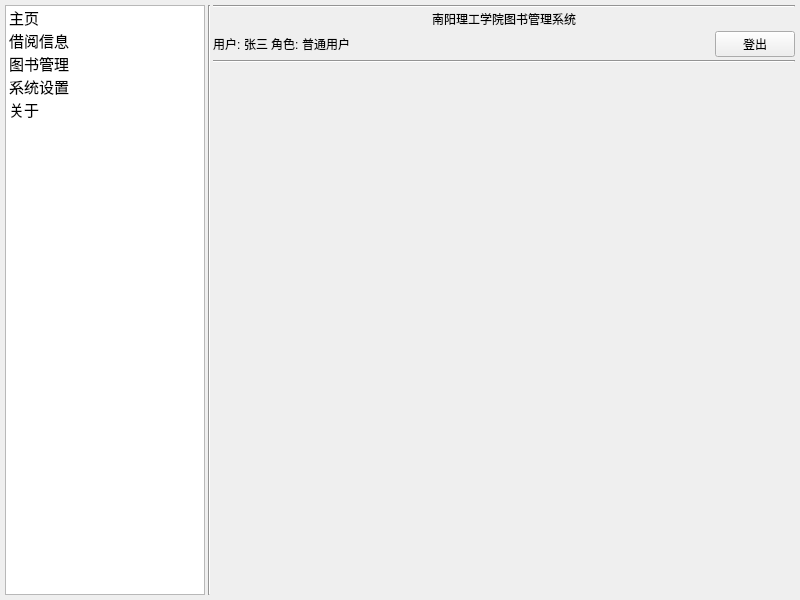
<?xml version="1.0" encoding="UTF-8"?>
<ui version="4.0">
 <class>MainWindow</class>
 <widget class="QMainWindow" name="MainWindow">
  <property name="geometry">
   <rect>
    <x>0</x>
    <y>0</y>
    <width>800</width>
    <height>600</height>
   </rect>
  </property>
  <property name="windowTitle">
   <string>MainWindow</string>
  </property>
  <widget class="QWidget" name="centralwidget">
   <layout class="QGridLayout" name="gridLayout">
    <property name="leftMargin">
     <number>5</number>
    </property>
    <property name="topMargin">
     <number>5</number>
    </property>
    <property name="rightMargin">
     <number>5</number>
    </property>
    <property name="bottomMargin">
     <number>5</number>
    </property>
    <property name="spacing">
     <number>3</number>
    </property>
    <item row="0" column="0">
     <layout class="QHBoxLayout" name="horizontalLayout_2" stretch="0,0,5">
      <item>
       <widget class="QListWidget" name="listWidget">
        <property name="maximumSize">
         <size>
          <width>200</width>
          <height>16777215</height>
         </size>
        </property>
        <property name="font">
         <font>
          <pointsize>11</pointsize>
         </font>
        </property>
        <item>
         <property name="text">
          <string>主页</string>
         </property>
        </item>
        <item>
         <property name="text">
          <string>借阅信息</string>
         </property>
        </item>
        <item>
         <property name="text">
          <string>图书管理</string>
         </property>
        </item>
        <item>
         <property name="text">
          <string>系统设置</string>
         </property>
        </item>
        <item>
         <property name="text">
          <string>关于</string>
         </property>
        </item>
       </widget>
      </item>
      <item>
       <widget class="Line" name="line">
        <property name="maximumSize">
         <size>
          <width>2</width>
          <height>16777215</height>
         </size>
        </property>
        <property name="styleSheet">
         <string notr="true">background-color: rgb(222, 222, 222);</string>
        </property>
        <property name="orientation">
         <enum>Qt::Vertical</enum>
        </property>
       </widget>
      </item>
      <item>
       <layout class="QVBoxLayout" name="verticalLayout_2">
        <item>
         <layout class="QVBoxLayout" name="verticalLayout">
          <item>
           <widget class="Line" name="line_3">
            <property name="maximumSize">
             <size>
              <width>16777215</width>
              <height>2</height>
             </size>
            </property>
            <property name="styleSheet">
             <string notr="true">background-color: rgb(222, 222, 222);</string>
            </property>
            <property name="orientation">
             <enum>Qt::Horizontal</enum>
            </property>
           </widget>
          </item>
          <item>
           <widget class="QLabel" name="label">
            <property name="styleSheet">
             <string notr="true">font: 14pt &quot;宋体&quot;;</string>
            </property>
            <property name="text">
             <string>南阳理工学院图书管理系统</string>
            </property>
            <property name="alignment">
             <set>Qt::AlignCenter</set>
            </property>
           </widget>
          </item>
          <item>
           <layout class="QHBoxLayout" name="horizontalLayout">
            <item>
             <widget class="QLabel" name="label_2">
              <property name="styleSheet">
               <string notr="true">font: 12pt &quot;宋体&quot;;</string>
              </property>
              <property name="text">
               <string>用户:</string>
              </property>
             </widget>
            </item>
            <item>
             <widget class="QLabel" name="current_username_label">
              <property name="styleSheet">
               <string notr="true">font: 12pt &quot;宋体&quot;;</string>
              </property>
              <property name="text">
               <string>张三</string>
              </property>
             </widget>
            </item>
            <item>
             <widget class="QLabel" name="label_4">
              <property name="styleSheet">
               <string notr="true">font: 12pt &quot;宋体&quot;;</string>
              </property>
              <property name="text">
               <string>角色:</string>
              </property>
             </widget>
            </item>
            <item>
             <widget class="QLabel" name="current_role_label">
              <property name="styleSheet">
               <string notr="true">font: 12pt &quot;宋体&quot;;</string>
              </property>
              <property name="text">
               <string>普通用户</string>
              </property>
             </widget>
            </item>
            <item>
             <spacer name="horizontalSpacer">
              <property name="orientation">
               <enum>Qt::Horizontal</enum>
              </property>
              <property name="sizeHint" stdset="0">
               <size>
                <width>40</width>
                <height>20</height>
               </size>
              </property>
             </spacer>
            </item>
            <item>
             <widget class="QPushButton" name="pushButton">
              <property name="styleSheet">
               <string notr="true">font: 12pt &quot;宋体&quot;;</string>
              </property>
              <property name="text">
               <string>登出</string>
              </property>
             </widget>
            </item>
           </layout>
          </item>
         </layout>
        </item>
        <item>
         <widget class="Line" name="line_2">
          <property name="maximumSize">
           <size>
            <width>16777215</width>
            <height>2</height>
           </size>
          </property>
          <property name="styleSheet">
           <string notr="true">background-color: rgb(222, 222, 222);</string>
          </property>
          <property name="orientation">
           <enum>Qt::Horizontal</enum>
          </property>
         </widget>
        </item>
        <item>
         <widget class="QStackedWidget" name="stackedWidget">
          <widget class="QWidget" name="page"/>
          <widget class="QWidget" name="page_2"/>
         </widget>
        </item>
       </layout>
      </item>
     </layout>
    </item>
   </layout>
  </widget>
 </widget>
 <resources/>
 <connections/>
</ui>
